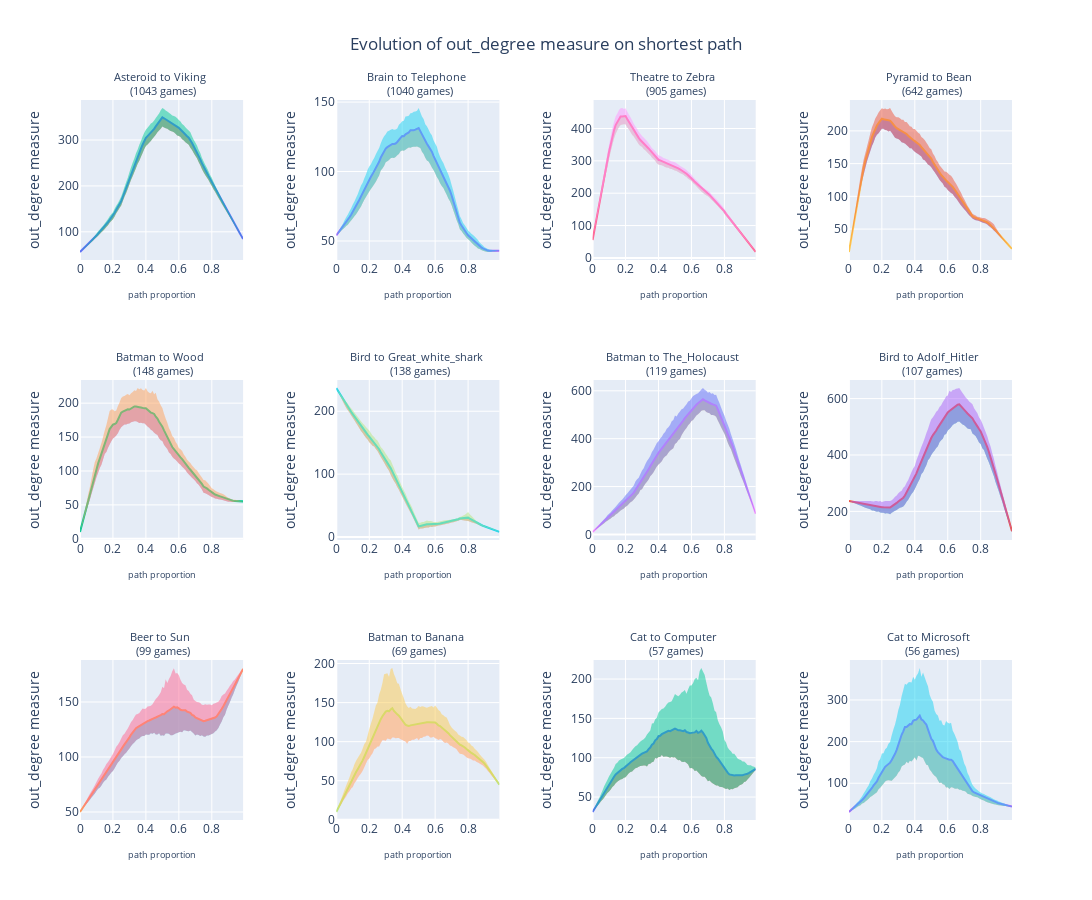

This figure's notebook cell:
### Code cell
plot_ply(centrality_evolution,OUT_DEGREE)
